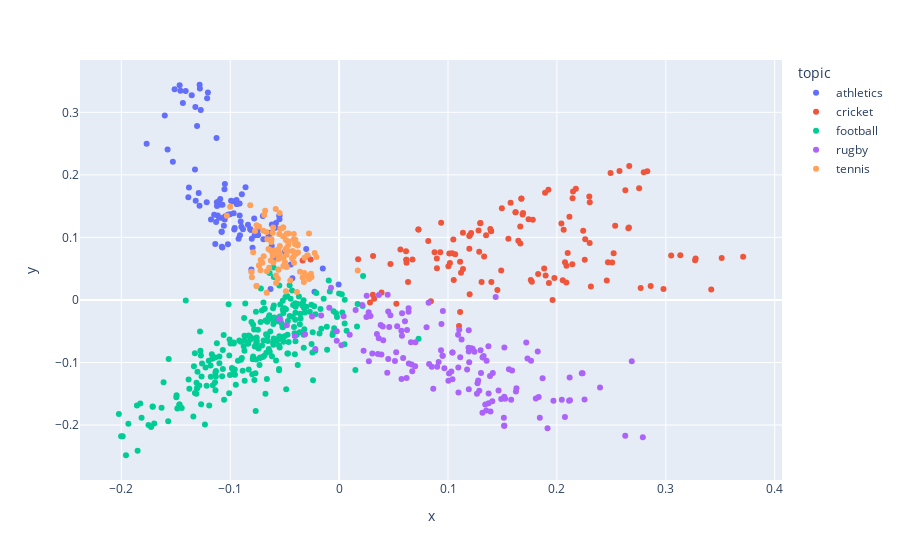

The notebook cell this image was saved under:
### Markdown cell above
**Scatterplot**

### Code cell
hero.scatterplot(df,"pca",color="topic")
